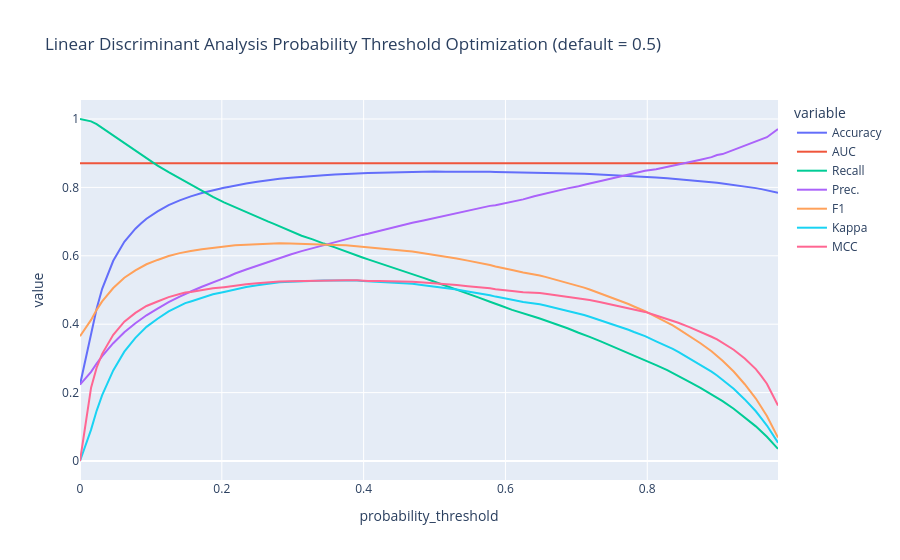

Notebook code for this chart:
### Code cell
classification.optimize_threshold(
    best_model,
    optimize="Recall"
)
